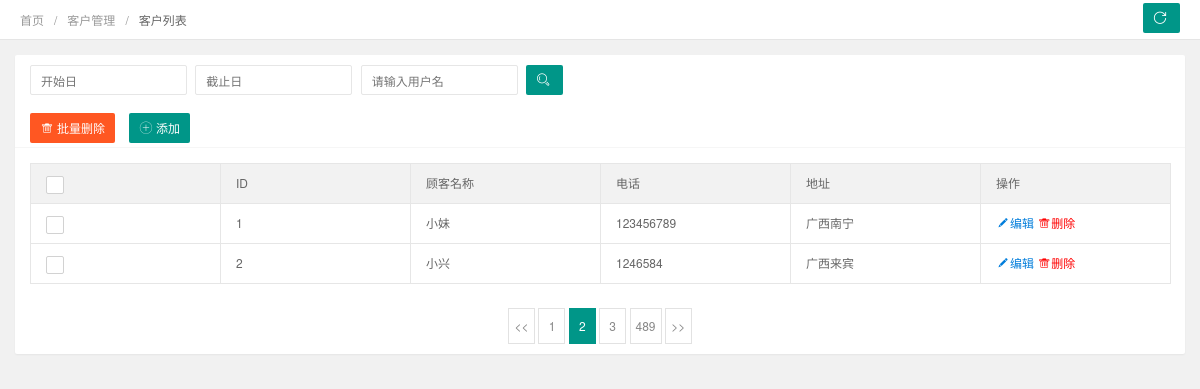
Page /mrg/customer-list on the earlier database version.
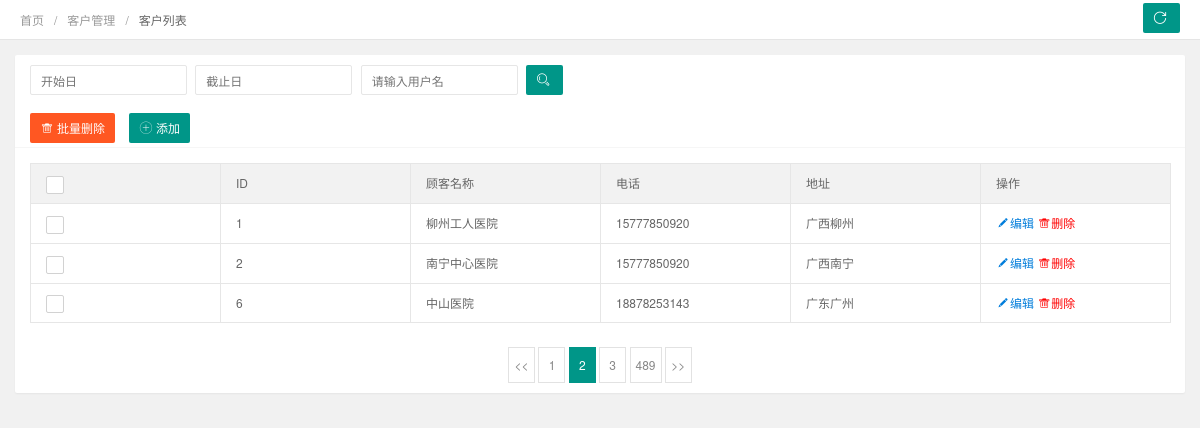
Same page on the later database version.
### mrg/models.py (models this page shows)
class Customer(models.Model):
    name = models.CharField(max_length=200)
    phone = models.CharField(max_length=200)
    address = models.CharField(max_length=200)

### mrg/views.py (the view)
# urls.py: path('customer-list', listcustomer),
def listcustomer(request):
    if auth(request):
        qs = Customer.objects.values()
        data = list(qs)
        return HttpResponse(render(request, 'customer-list.html', context={'data': data}))

### mrg/auth.py (called while the page is built)
def auth(request):
    if 'usertype' not in request.session:
        return HttpResponse(render(request, 'login.html', context={'msg': '请先登录！'}))
    elif request.session['usertype'] != 'mgr' :
        return HttpResponse(render(request, 'login.html', context={'msg': '用户非mgr类型'}))
    else:
        return True

### templates/customer-list.html (shortened to what this page needs)
<!DOCTYPE html>
<html class="x-admin-sm">
    <head>
        <link rel="stylesheet" href="/static/css/font.css">
        <link rel="stylesheet" href="/static/css/xadmin.css">
    </head>
    <body>
        <div class="x-nav">
          <span class="layui-breadcrumb">
            <a href="">首页</a>
            <a href="">客户管理</a>
            <a>
              <cite>客户列表</cite></a>
          </span>
          <a class="layui-btn layui-btn-small" style="line-height:1.6em;margin-top:3px;float:right" onclick="location.reload()" title="刷新">
            <i class="layui-icon layui-icon-refresh" style="line-height:30px"></i></a>
        </div>
        <div class="layui-fluid">
            <div class="layui-row layui-col-space15">
                <div class="layui-col-md12">
                    <div class="layui-card">
                        <div class="layui-card-body ">
                            <form class="layui-form layui-col-space5">
                                <div class="layui-inline layui-show-xs-block">
                                    <input class="layui-input"  autocomplete="off" placeholder="开始日" name="start" id="start">
                                </div>
                                <div class="layui-inline layui-show-xs-block">
                                    <input class="layui-input"  autocomplete="off" placeholder="截止日" name="end" id="end">
                                </div>
                                <div class="layui-inline layui-show-xs-block">
                                    <input type="text" name="username"  placeholder="请输入用户名" autocomplete="off" class="layui-input">
                                </div>
                                <div class="layui-inline layui-show-xs-block">
                                    <button class="layui-btn"  lay-submit="" lay-filter="sreach"><i class="layui-icon">&#xe615;</i></button>
                                </div>
                            </form>
                        </div>
                        <div class="layui-card-header">
                            <button class="layui-btn layui-btn-danger" onclick="delAll()"><i class="layui-icon"></i>批量删除</button>
                            <button class="layui-btn" onclick="xadmin.open('添加客户','customer-add',600,400)"><i class="layui-icon"></i>添加</button>
                        </div>
                        <div class="layui-card-body layui-table-body layui-table-main">
                            <table class="layui-table layui-form">
                                <thead>
                                  <tr>
                                    <th>
                                    </th>
                                    <th>ID</th>
                                    <th>顾客名称</th>
                                    <th>电话</th>
                                    <th>地址</th>
                                    <th>操作</th></tr>
                                </thead>
                                <tbody>
                                  {% for item in data %}
                                  <tr>
                                    <td>
                                    </td>
                                    <td>{{ item.id }}</td>
                                    <td>{{ item.name }}</td>
                                    <td>{{ item.phone }}</td>
                                    <td>{{ item.address }}</td>
                                    <td class="td-manage">
                                      <a title="编辑"  onclick="xadmin.open('编辑','/mrg/member-edit?id={{ item.id }}',600,400)" href="javascript:;" style="color: #007DDB">
                                        <i class="layui-icon">&#xe642;</i>编辑
                                      </a>
                                      <a title="删除" onclick="member_del(this,{{ item.id }})" href="javascript:;" style="color: #ff0000">
                                        <i class="layui-icon">&#xe640;</i>删除
                                      </a>
                                    </td>
                                  </tr>
                                    {% endfor %}
                                </tbody>
                            </table>
                        </div>
                        <div class="layui-card-body ">
                            <div class="page">
                                <div>
                                  <a class="prev" href="">&lt;&lt;</a>
                                  <a class="num" href="">1</a>
                                  <span class="current">2</span>
                                  <a class="num" href="">3</a>
                                  <a class="num" href="">489</a>
                                  <a class="next" href="">&gt;&gt;</a>
                                </div>
                            </div>
                        </div>
                    </div>
                </div>
            </div>
        </div>
    </body>
</html>

### static/css/xadmin.css (style rules this page uses)
* { margin: 0px; padding: 0px; font-family: "Helvetica Neue", Helvetica, Arial, sans-serif; }
a { text-decoration: none; }
html { width: 100%; height: 100%; overflow-x:hidden; overflow-y:auto; }
body { width: 100%; min-height: 100%; background: #f1f1f1; }
.layui-fluid { padding:15px; }
.x-nav { padding: 0 20px; position: relative; z-index: 99; border-bottom: 1px solid #e5e5e5; line-height: 39px; height: 39px; overflow: hidden; background: #fff; }
.page { text-align: center; }
.page a { display: inline-block; background: #fff; color: #888; padding: 5px; min-width: 15px; border: 1px solid #E2E2E2; }
.page span { display: inline-block; padding: 5px; min-width: 15px; border: 1px solid #E2E2E2; }
.page span.current { display: inline-block; background: #009688; color: #fff; padding: 5px; min-width: 15px; border: 1px solid #009688; }
.layui-table td, .layui-table th { min-width: 80px; }
table th, table td { word-break: break-all; }
.x-admin-sm { font-size: 12px; }
.x-admin-sm body { font-size: 12px; }
.x-admin-sm .layui-table td, .x-admin-sm .layui-table th { font-size: 12px; }
.x-admin-sm .layui-icon { font-size: 14px; }
.x-admin-sm .layui-breadcrumb>* { font-size: 12px; }
.x-admin-sm .layui-btn,.x-admin-sm .layui-btn-xs,.x-admin-sm .layui-btn-sm { font-size: 12px; }
.x-admin-sm .layui-btn { height: 30px; line-height: 30px; padding: 0 10px; }
.x-admin-sm .layui-input,.x-admin-sm .layui-select,.x-admin-sm .layui-textarea { height: 30px; }

Differences in the rows shown:
changed Customer id 1: name "小妹" → "柳州工人医院"; phone "123456789" → "15777850920"; address "广西南宁" → "广西柳州"
changed Customer id 2: name "小兴" → "南宁中心医院"; phone "1246584" → "15777850920"; address "广西来宾" → "广西南宁"
added Customer: id "6", name "中山医院", phone "18878253143", address "广东广州"
